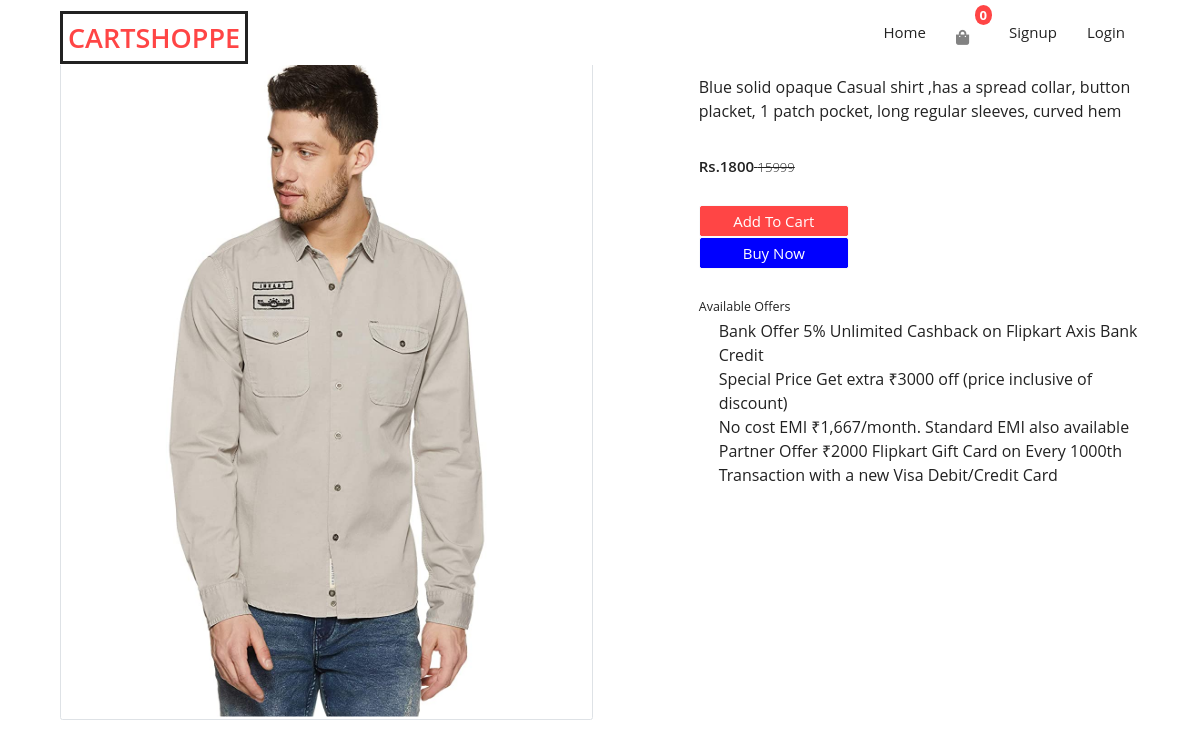
/productDetail/4/, run on the app's committed database.
### store/models/product.py (models this page shows, shortened)
class Product(models.Model):
    name = models.CharField(max_length=50)
    price = models.IntegerField(default=0)
    category = models.ForeignKey(Category, on_delete=models.CASCADE, default=1)
    description = models.CharField(max_length=200, default='' , null=True , blank=True)
    image = models.ImageField(upload_to='uploads/products/')

### store/views/home.py (the view)
# urls.py: path('productDetail/<int:pk>/',home.ProductDetailView.as_view(), name="productDetail"),
class ProductDetailView(View):
    def get(self,request,pk):
        print("inside productDetailView function")
        product = Product.objects.get(pk=pk)
        return render(request, 'productDetail.html',{'product':product})

### store/templatetags/custom_filter.py (called while the page is built)
@register.filter(name='currency')
def currency(number):
    return "Rs."+str(number)

### store/templates/productDetail.html (shortened to what this page needs)
{% load cart %}
{% load custom_filter %}
{% load static %}
<!doctype html>
<html lang="en">
<head>
    <link href="https://cdn.jsdelivr.net/npm/bootstrap@5.0.0-beta1/dist/css/bootstrap.min.css" rel="stylesheet">
    <link rel="stylesheet" href="{% static 'store/style.css' %}" />
    <link href='https://unpkg.com/boxicons@2.0.9/css/boxicons.min.css' rel='stylesheet'>
    <link rel="stylesheet" href="https://cdnjs.cloudflare.com/ajax/libs/font-awesome/5.15.4/css/all.min.css"
 />
</head>
<body>
    <nav class="nav">
        <div class="wrapper container">
            <div class="logo"><a href="">CARTSHOPPE</a></div>
            <ul class="nav-list">
                <li><a href="/">Home</a></li>
                <li class="icons">
                    <span>
                        <a href="/cart">
                            <i class="fas fa-shopping-bag"></i>
                            <small class="count d-flex">{{request.session.cart.keys|length}}</small>
                        </a>
                    </span>
                   </li>
                {% if request.session.customer %}
                   <li><a href="/orders">orders</a></li>
                   <li><a href="/logout">Logout</a></li>
                {% else %}
                   <li><a href="/signup">Signup</a></li>
                   <li><a href="/login">Login</a></li>
                {% endif %}
            </ul>
        </div>
    </nav>
<div class="container my-5">
    <div class="row">
     <div class="col-sm-6 text-center align-self-center">
      <img src="{{product.image.url}}" alt="" class="img-fluid img-thumbnail">
     </div>
     <div class="col-sm-5 offset-sm-1">
      <h2>{{product.name}}</h2>
      <p>{{product.description}}</p> <br>
      <h4>{{product.price|currency}}<small class="fw-light text-decoration-line-through"> 15999</small></h4> <br>
      {% if product|is_in_cart:request.session.cart %}
      <div class="row no-gutters">
        <form action="/#{{product.id}}" class="col-2 " method="post">
          {% csrf_token %}
          <input hidden type="text" name='product' value='{{product.id}}'>
          <input hidden type="text" name='remove' value='True'>
          <input type="submit" value=" - " class="btn" style="background-color:#ff4545; color:white">
        </form>
        <div class="text-center col">{{product|cart_quantity:request.session.cart}} in Cart</div>
        <form action="/#{{product.id}}" class="col-2 " method="post">
          {% csrf_token %}
          <input hidden type="text" name='product' value='{{product.id}}'>
          <input type="submit" value=" + " class="btn" style="background-color:#ff4545; color:white">
        </form>
      </div>
      {% else %}
      <form action="/#{{product.id}}" method="POST">
        <input type="submit" class="float-right btn btn-light  form-control"
          value="Add To Cart" style="background-color:#ff4545; color:white; font-size:15px; width:150px">
      </form>
      {% endif %}
      <input type="submit" class="btn btn-light  form-control"
      value="Buy Now"style="background-color:blue; color:white;font-size:15px;width:150px">
      <h5 class="mt-5">Available Offers</h5>
      <ul>
       <li>Bank Offer 5% Unlimited Cashback on Flipkart Axis Bank Credit</li>
       <li>Special Price Get extra ₹3000 off (price inclusive of discount)</li>
       <li>No cost EMI ₹1,667/month. Standard EMI also available</li>
       <li>Partner Offer ₹2000 Flipkart Gift Card on Every 1000th Transaction with a new Visa Debit/Credit Card</li>
      </ul>
     </div>
    </div>
   </div>
</body>
</html>

### store/static/store/style.css (style rules this page uses)
:root { --primary: #ff4545; --white: #fff; --black: #222; --grey1: #3a3b3c; --grey2: #828282; }
*,*::before,*::after { margin: 0; padding: 0; box-sizing: inherit; }
html { box-sizing: border-box; font-size: 62.5%; }
body { font-family: 'Open Sans',sans-serif; font-size: 1.6rem; background-color: var(--white); color: var(--black); font-weight: 400; }
h1,h2,h3,h4 { font-weight: 600; }
a { text-decoration: none; color: inherit; }
li { list-style: none; }
.container { max-width: 114rem; margin: 0 auto; }
@media only screen and (max-width: 1200rem) { .container { padding: 0 3rem; } }
.d-flex { display: flex; align-items: center; }
.nav { position: fixed; top: 0; left: 0; width: 100%; z-index: 999; background-color: var(--white); height: 6.5rem; line-height: 6.5rem; }
.nav .wrapper { display: flex; align-items: center; justify-content: space-between; position: relative; }
.wrapper .logo a { color: var(--primary); font-size: 2.7rem; font-weight: 600; padding: .5rem; border: 3px solid var(--black); }
.wrapper .nav-list { display: inline-flex; }
.nav-list li i { color: var(--grey2); }
.nav-list a { color: var(--black); font-size: 1.5rem; padding: .9rem 1.5rem; border-radius: .5rem; transition: all 300ms ease; }
.nav-list .icons span { display: inline-block; margin: 0.5rem 1rem 0 0; position: relative; }
.nav-list .icons .count { justify-content: center; position: absolute; top: 0; right: -.8rem; background-color: var(--primary); height: 2rem; padding: .5rem; color: var(--white); font-weight: 700; border-radius: 50%; }

### data on the page
Product: image (picture), description "Blue solid opaque Casual shirt ,has a spread collar, button placket, 1 patch pocket, long regular sleeves, curved hem", price "Rs.1800"

### other printed values
{{ request.session.cart.keys|length }} "0"
